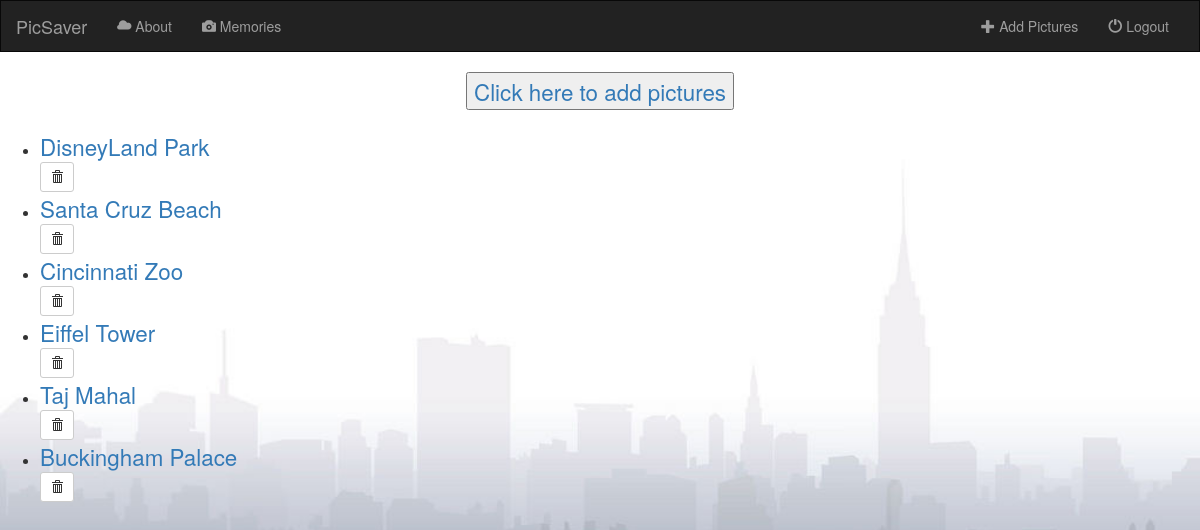
Screenshot of /first/ with the database file from the repository.
### first/models.py (models this page shows, shortened)
class Album(models.Model):
    placeName = models.CharField(max_length = 200)
    city = models.CharField(max_length = 100)
    state = models.CharField(max_length = 100)
    country = models.CharField(max_length = 100)
    description = models.CharField(max_length = 1000, default="one")
    picture = models.FileField(default='settings.MEDIA_ROOT/logos/anonymous.jpg')

### first/views.py (the view)
class IndexView(ListView):
    template_name = 'first/index.html'
    def get_queryset(self):
        return Album.objects.all()

### first/templates/first/index.html (shortened to what this page needs)
{% extends 'first/base.html' %}
{% block body %}
<center>
    <a href="{% url 'picSaver:album-add' %}">
        <button type="submit" style="font-size:160%"> Click here to add pictures</button>
    </a><br><br>
</center>
        {% if object_list %}
            <ul>
                {% for album in object_list %}
                    <li> <a href="{% url 'picSaver:detail' album.id %}" style="font-size:160% "> {{album.placeName}} </a> </li>
                <form action="{% url 'picSaver:album-delete' album.id %}" method="post" style="display: inline;">
                    <button type="submit" class="btn btn-default btn-sm">
                        <span class="glyphicon glyphicon-trash"></span>
                    </button>
                 </form>
                {%endfor%}
            </ul>
        {% else %}
            <h3> No photos yet</h3>
        {% endif %}
{% endblock %}

### first/static/first/style.css (style rules this page uses)
body { background-image: url("images/bg.jpg"); background-repeat: no-repeat; -webkit-background-size: cover; -moz-background-size: cover; -o-background-size: cover; background-size: cover; }

### rows the page displays
Album: placeName "DisneyLand Park"
Album: placeName "Santa Cruz Beach"
Album: placeName "Cincinnati Zoo"
Album: placeName "Eiffel Tower"
Album: placeName "Taj Mahal"
Album: placeName "Buckingham Palace"
